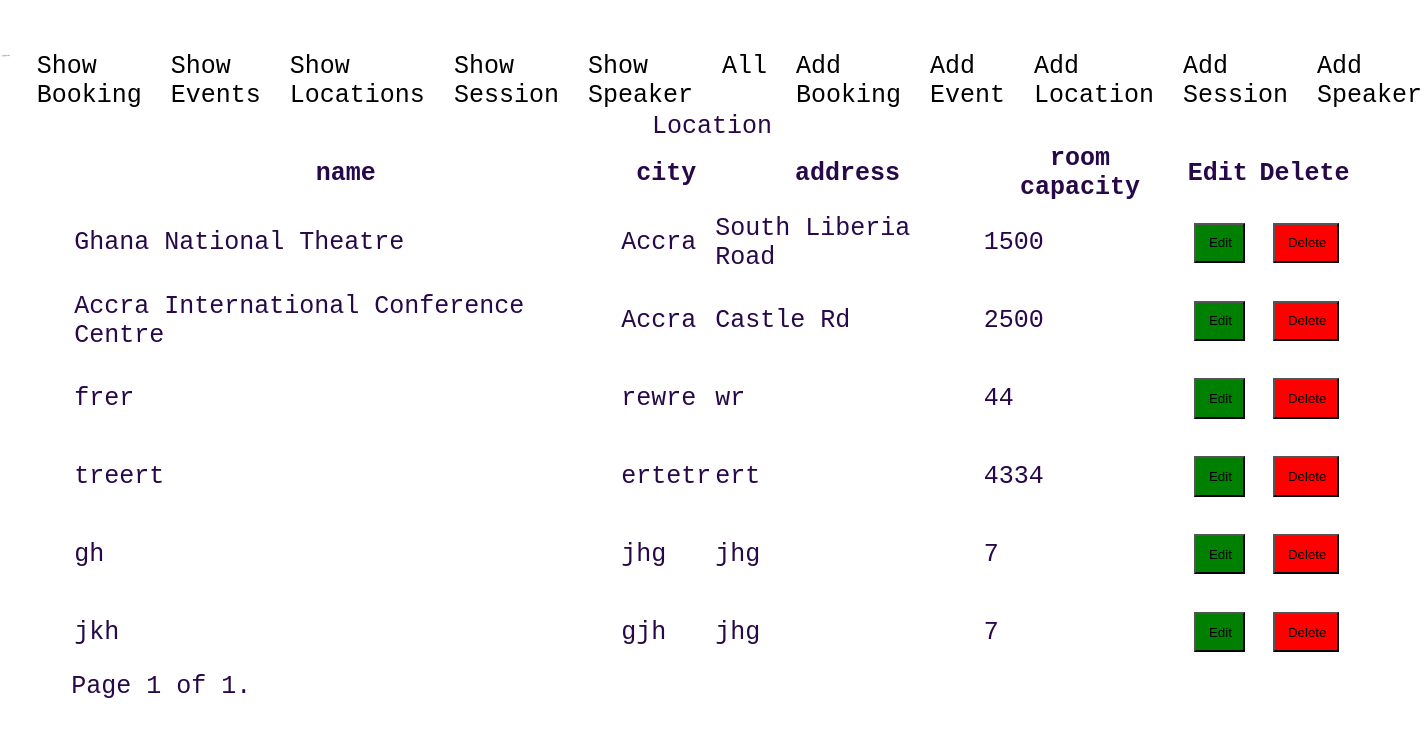
The page /showLocation/ (signed in) on the database as committed earlier.
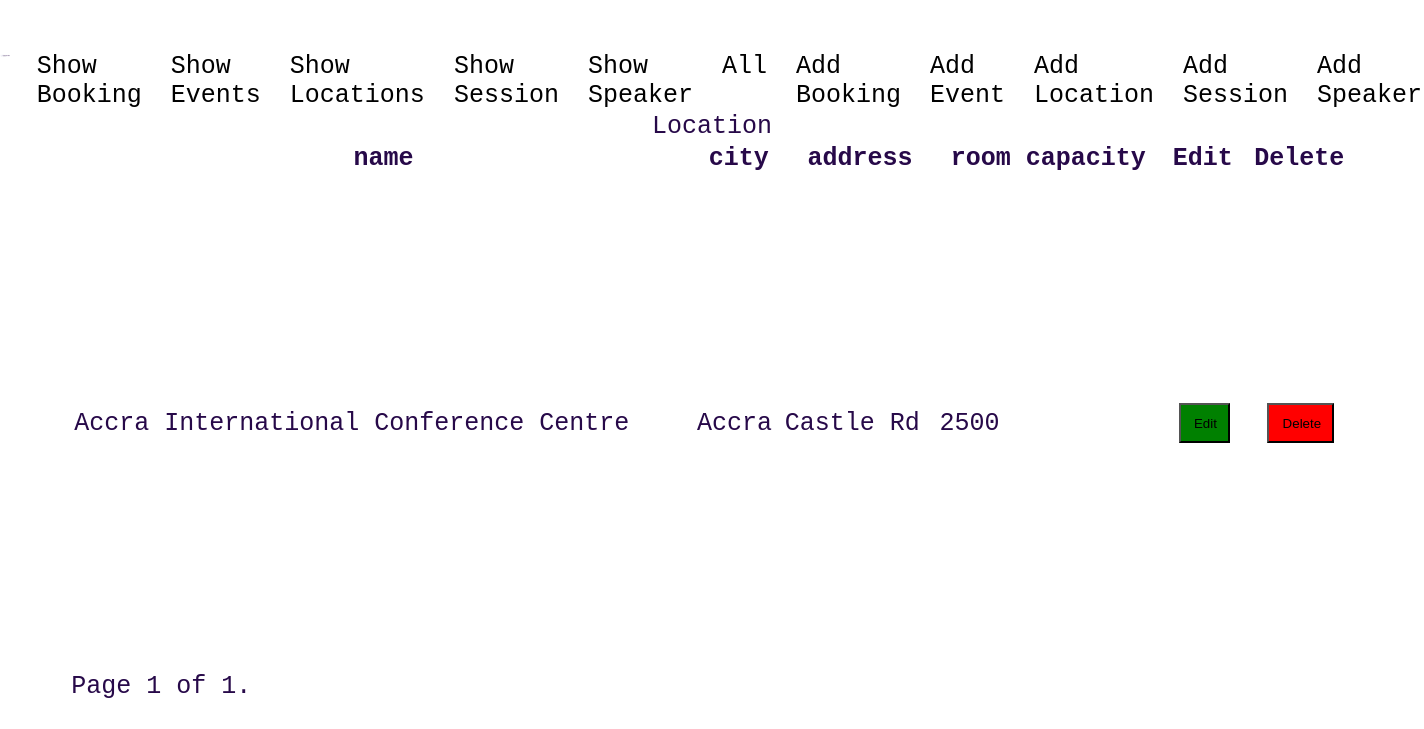
The same page on the database as committed later.
### booking/models.py (models this page shows, shortened)
class Location(models.Model):
    name=models.CharField(max_length=100)
    city= models.CharField(max_length=100)
    address= models.CharField(max_length=500)
    room_capacity = models.IntegerField()

### booking/views.py (the view)
# urls.py: path('showLocation/', views.LocationListView.as_view(), name='location'),
@method_decorator(login_required(login_url='/login/'), name='dispatch')
class LocationListView(generic.ListView ):
    Model=Location
    queryset=Location.objects.all()
    paginate_by = 25
    template_name="booking/showLocation.html"
    context_object_name = 'location'

### booking/templates/booking/showLocation.html (shortened to what this page needs)
{% extends "base.html" %}
{% load static %}
{% block content %}
{% if location %}
<div id="main-table">
    <table class="show-table">
    <caption>Location</caption>
    <thead>
        <tr>
            <th>name</th>
            <th>city</th>
            <th>address</th>
            <th>room capacity</th>
            <th>Edit</th>
            <th>Delete</th>
        </tr>
    </thead>
    <tbody>
        {% for location in page_obj %}
        <tr>
            <td>{{location.name}}</td>
            <td>{{location.city}}</td>
            <td>{{location.address}}</td>
            <td>{{location.room_capacity}}</td>
            <th><form action="{% url 'updateLocation' location.id %}" method="get">{% csrf_token %}<input class="edit" type="submit" value="Edit"></form></th>
            <th><form action="{% url 'deleteLocation' location.id %}" method="post">{% csrf_token %}<input class="delete" type="submit" value="Delete"></form></th>
            {% endfor %}
        </tr>
    </tbody>
</table>
<div class="pagination">
    <span class="step-links">
        <span class="current">
            Page {{ page_obj.number }} of {{ page_obj.paginator.num_pages }}.
        </span>
    </span>
</div>
</div>
{% endif %}
{% endblock %}

Rows that differ between the two databases and show on the page:
removed Location: name "Ghana National Theatre", city "Accra", address "South Liberia Road", room_capacity "1500"
removed Location: name "frer", city "rewre", address "wr", room_capacity "44"
removed Location: name "treert", city "ertetr", address "ert", room_capacity "4334"
removed Location: name "gh", city "jhg", address "jhg", room_capacity "7"
removed Location: name "jkh", city "gjh", address "jhg", room_capacity "7"
